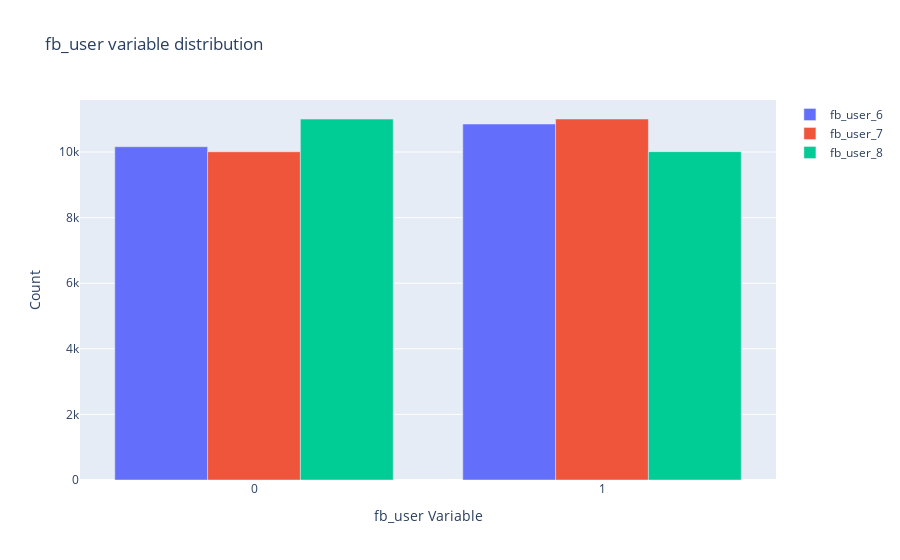

The cell this chart's notebook holds for it:
### Code cell
groupedBarPlot('fb_user')

### Figure 1 — Plotly figure (JSON) as saved in the notebook; plotly's stock layout.template omitted (floating-point values rounded to 4 significant figures)
{"data": [{"name": "fb_user_6", "type": "bar", "x": [1, 0], "y": [10853, 10160]}, {"name": "fb_user_7", "type": "bar", "x": [1, 0], "y": [11006, 10007]}, {"name": "fb_user_8", "type": "bar", "x": [0, 1], "y": [11003, 10010]}], "layout": {"title": {"text": "fb_user variable distribution"}, "xaxis": {"title": {"text": "fb_user Variable"}}, "yaxis": {"title": {"text": "Count"}}}}
